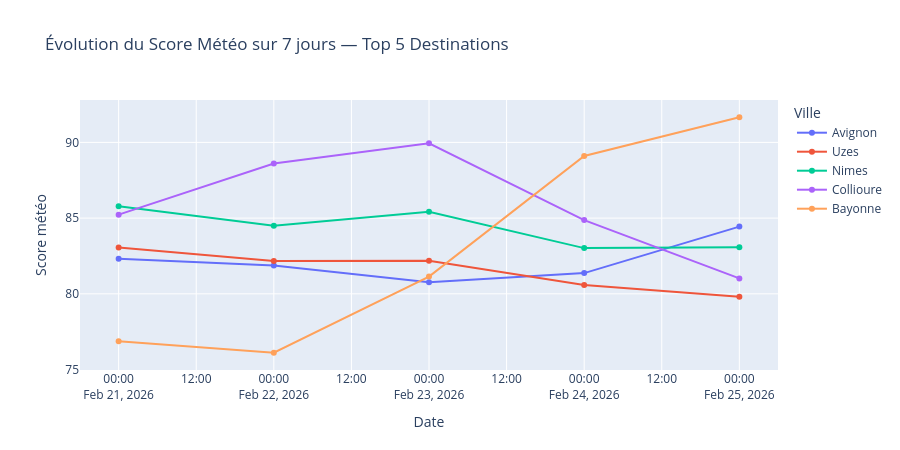

The code cell stored with this chart in its notebook:
### Code cell
# Visualisation : évolution météo journalière pour le Top 5

top5_daily = df_daily[df_daily['city'].isin(TOP5)].copy()

fig_daily = px.line(
    top5_daily, x='date', y='weather_score', color='city',
    markers=True,
    title="Évolution du Score Météo sur 7 jours — Top 5 Destinations",
    labels={'weather_score': 'Score météo', 'date': 'Date', 'city': 'Ville'}
)
fig_daily.update_layout(height=450, hovermode='x unified')
fig_daily.show()

### Figure 1 — Plotly figure (JSON) as saved in the notebook; plotly's stock layout.template omitted (floating-point values rounded to 4 significant figures)
{"data": [{"hovertemplate": "Ville=Avignon<br>Date=%{x}<br>Score météo=%{y}<extra></extra>", "legendgroup": "Avignon", "line": {"color": "#636efa", "dash": "solid"}, "marker": {"symbol": "circle"}, "mode": "lines+markers", "name": "Avignon", "orientation": "v", "showlegend": true, "type": "scatter", "x": ["2026-02-21", "2026-02-22", "2026-02-23", "2026-02-24", "2026-02-25"], "xaxis": "x", "y": [82.32, 81.87, 80.76, 81.37, 84.44], "yaxis": "y"}, {"hovertemplate": "Ville=Uzes<br>Date=%{x}<br>Score météo=%{y}<extra></extra>", "legendgroup": "Uzes", "line": {"color": "#EF553B", "dash": "solid"}, "marker": {"symbol": "circle"}, "mode": "lines+markers", "name": "Uzes", "orientation": "v", "showlegend": true, "type": "scatter", "x": ["2026-02-21", "2026-02-22", "2026-02-23", "2026-02-24", "2026-02-25"], "xaxis": "x", "y": [83.06, 82.17, 82.19, 80.58, 79.81], "yaxis": "y"}, {"hovertemplate": "Ville=Nimes<br>Date=%{x}<br>Score météo=%{y}<extra></extra>", "legendgroup": "Nimes", "line": {"color": "#00cc96", "dash": "solid"}, "marker": {"symbol": "circle"}, "mode": "lines+markers", "name": "Nimes", "orientation": "v", "showlegend": true, "type": "scatter", "x": ["2026-02-21", "2026-02-22", "2026-02-23", "2026-02-24", "2026-02-25"], "xaxis": "x", "y": [85.79, 84.5, 85.42, 83.02, 83.07], "yaxis": "y"}, {"hovertemplate": "Ville=Collioure<br>Date=%{x}<br>Score météo=%{y}<extra></extra>", "legendgroup": "Collioure", "line": {"color": "#ab63fa", "dash": "solid"}, "marker": {"symbol": "circle"}, "mode": "lines+markers", "name": "Collioure", "orientation": "v", "showlegend": true, "type": "scatter", "x": ["2026-02-21", "2026-02-22", "2026-02-23", "2026-02-24", "2026-02-25"], "xaxis": "x", "y": [85.23, 88.6, 89.94, 84.87, 81.02], "yaxis": "y"}, {"hovertemplate": "Ville=Bayonne<br>Date=%{x}<br>Score météo=%{y}<extra></extra>", "legendgroup": "Bayonne", "line": {"color": "#FFA15A", "dash": "solid"}, "marker": {"symbol": "circle"}, "mode": "lines+markers", "name": "Bayonne", "orientation": "v", "showlegend": true, "type": "scatter", "x": ["2026-02-21", "2026-02-22", "2026-02-23", "2026-02-24", "2026-02-25"], "xaxis": "x", "y": [76.87, 76.11, 81.14, 89.1, 91.66], "yaxis": "y"}], "layout": {"height": 450, "hovermode": "x unified", "legend": {"title": {"text": "Ville"}, "tracegroupgap": 0}, "title": {"text": "Évolution du Score Météo sur 7 jours — Top 5 Destinations"}, "xaxis": {"anchor": "y", "domain": [0, 1], "title": {"text": "Date"}}, "yaxis": {"anchor": "x", "domain": [0, 1], "title": {"text": "Score météo"}}}}
